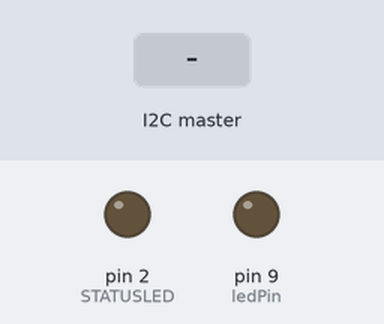
The sketch below on a simulated Arduino Uno, built with avr-gcc and run on an emulated ATmega328P. On the bench: output pins drawn as LEDs (lit = HIGH). Inputs (shaded band) come from the test bench.

Above: at 0.01 s.
At 1.2 s:
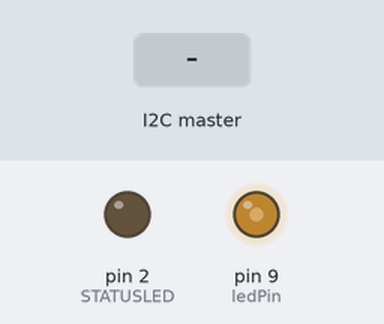
1.3 s: the I2C master sends the byte 1
At 1.7 s:
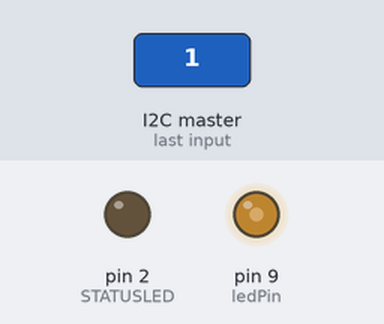
Timing chart, 0 to 4.3 s (numbered marks = the images above; inputs shaded):
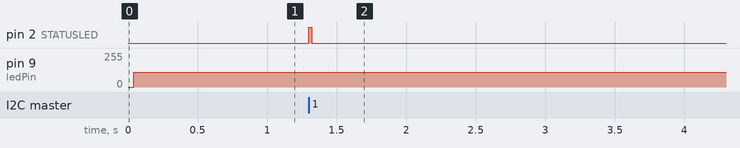

The sketch:

slave1.ino
```cpp
#include <avr/pgmspace.h>
#include <Wire.h>

#define MASTERSPI 32
#define SLAVESPI 1
#define STATUSLED 2
#define LEDONTIME 20

int     ledPin  =   9;
word    pFlash  =   0x0;

long    tStart  =   0;
boolean ledOn   =   false;

void setup() {
//    Serial.begin(115200);
//    while(!Serial);
    Wire.begin(SLAVESPI);
    Wire.onRequest(requestHandler);
    Wire.onReceive(receiveHandler);
    pinMode(STATUSLED, OUTPUT);
    digitalWrite(STATUSLED, LOW);
}

void loop() {
    for(int fadeValue = 0; fadeValue <= 255; fadeValue += 5) {
        analogWrite(ledPin,fadeValue);
    }

    for(int fadeValue = 255; fadeValue >= 0; fadeValue -= 5) {
        analogWrite(ledPin, fadeValue);
    }
    if(ledOn && millis() - tStart >= LEDONTIME) {
        digitalWrite(STATUSLED, LOW);
        ledOn   =   false;
    }
}

void requestHandler() {
    word    pgmRead =   pgm_read_word_near(pFlash);
    Wire.write(pgmRead);
    pFlash++;
    digitalWrite(STATUSLED, HIGH);
    tStart  =   millis();
    ledOn   =   true;
}

void receiveHandler() {
    while(Wire.available() > 0) {
        byte dump   =   Wire.read();
    }
    pFlash  =   0x0;
    digitalWrite(STATUSLED, HIGH);
    tStart  =   millis();
    ledOn   =   true;
}
```

Measured:
- after the input at 1.3 s, pin 2 (STATUSLED): LOW → HIGH at once, → LOW 0.02 s later
